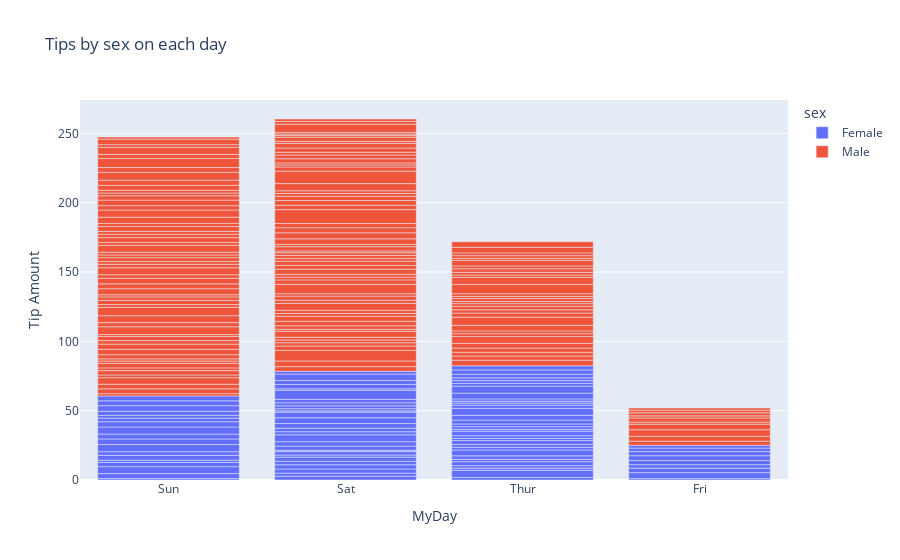

Here is the notebook cell this chart was saved with:
### Code cell
df_tips=px.data.tips()
px.bar(df_tips,x='day',y='tip',color='sex',title='Tips by sex on each day',
      labels={'tip':'Tip Amount','day':'MyDay'})
# px.bar(df_tips,x='sex',y='total_bill',color='smoker',barmode='group')  # barmode use for sideby side bar

### Figure 1 — Plotly figure (JSON) as saved in the notebook; plotly's stock layout.template omitted (floating-point values rounded to 4 significant figures; data arrays with more than 128 entries replaced by an {"elided": "..."} marker saying what was removed)
{"data": [{"alignmentgroup": "True", "hovertemplate": "sex=Female<br>MyDay=%{x}<br>Tip Amount=%{y}<extra></extra>", "legendgroup": "Female", "marker": {"color": "#636efa", "pattern": {"shape": ""}}, "name": "Female", "offsetgroup": "Female", "orientation": "v", "showlegend": true, "textposition": "auto", "type": "bar", "x": ["Sun", "Sun", "Sun", "Sun", "Sun", "Sun", "Sat", "Sat", "Sat", "Sat", "Sat", "Sat", "Sun", "Sun", "Sat", "Sat", "Sat", "Sat", "Sat", "Sat", "Sat", "Thur", "Thur", "Fri", "Fri", "Fri", "Fri", "Fri", "Sat", "Sat", "Sat", "Sat", "Sat", "Sun", "Sun", "Thur", "Thur", "Thur", "Thur", "Thur", "Thur", "Thur", "Thur", "Thur", "Thur", "Thur", "Thur", "Thur", "Thur", "Thur", "Thur", "Thur", "Thur", "Thur", "Thur", "Thur", "Thur", "Sun", "Sun", "Sun", "Sun", "Sun", "Sat", "Sat", "Sun", "Sun", "Sun", "Thur", "Thur", "Thur", "Thur", "Thur", "Thur", "Thur", "Sat", "Sat", "Sat", "Sat", "Sat", "Fri", "Fri", "Fri", "Fri", "Sat", "Sat", "Sat", "Thur"], "xaxis": "x", "y": [1.01, 3.61, 5, 3.02, 1.67, 3.5, 2.75, 2.23, 3, 3, 2.45, 3.07, 2.6, 5.2, 1.5, 2.47, 1, 3, 3.14, 5, 2.2, 1.83, 5.17, 1, 4.3, 3.25, 2.5, 3, 2.5, 3.48, 4.08, 4, 1, 4, 3.5, 1.5, 1.8, 2.92, 1.68, 2.52, 4.2, 2, 2, 2.83, 1.5, 2, 3.25, 1.25, 2, 2, 2.75, 3.5, 5, 2.3, 1.5, 1.36, 1.63, 5.14, 3.75, 2.61, 2, 3, 1.61, 2, 4, 3.5, 3.5, 4.19, 5, 2, 2.01, 2, 2.5, 3.23, 2.23, 2.5, 6.5, 1.1, 3.09, 3.48, 3, 2.5, 2, 2.88, 4.67, 2, 3], "yaxis": "y"}, {"alignmentgroup": "True", "hovertemplate": "sex=Male<br>MyDay=%{x}<br>Tip Amount=%{y}<extra></extra>", "legendgroup": "Male", "marker": {"color": "#EF553B", "pattern": {"shape": ""}}, "name": "Male", "offsetgroup": "Male", "orientation": "v", "showlegend": true, "textposition": "auto", "type": "bar", "x": {"elided": "157 str values"}, "xaxis": "x", "y": {"elided": "157 float values"}, "yaxis": "y"}], "layout": {"barmode": "relative", "legend": {"title": {"text": "sex"}, "tracegroupgap": 0}, "title": {"text": "Tips by sex on each day"}, "xaxis": {"anchor": "y", "domain": [0, 1], "title": {"text": "MyDay"}}, "yaxis": {"anchor": "x", "domain": [0, 1], "title": {"text": "Tip Amount"}}}}
